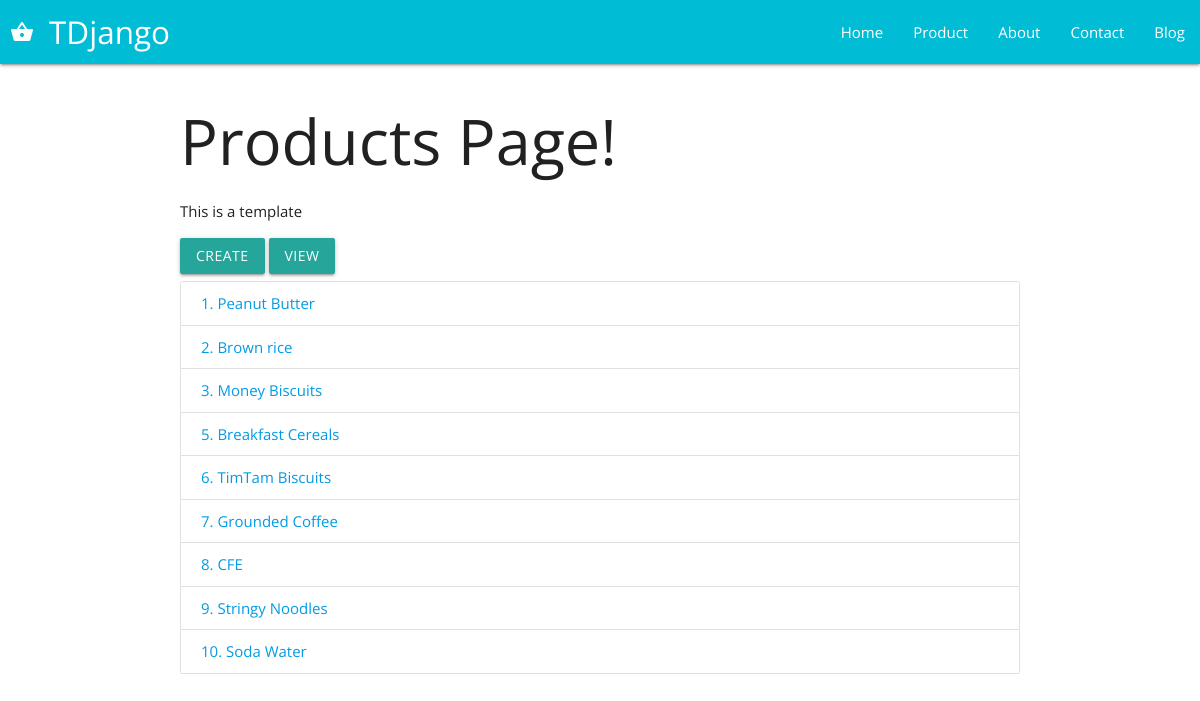
Before: /products/ with the older database file.
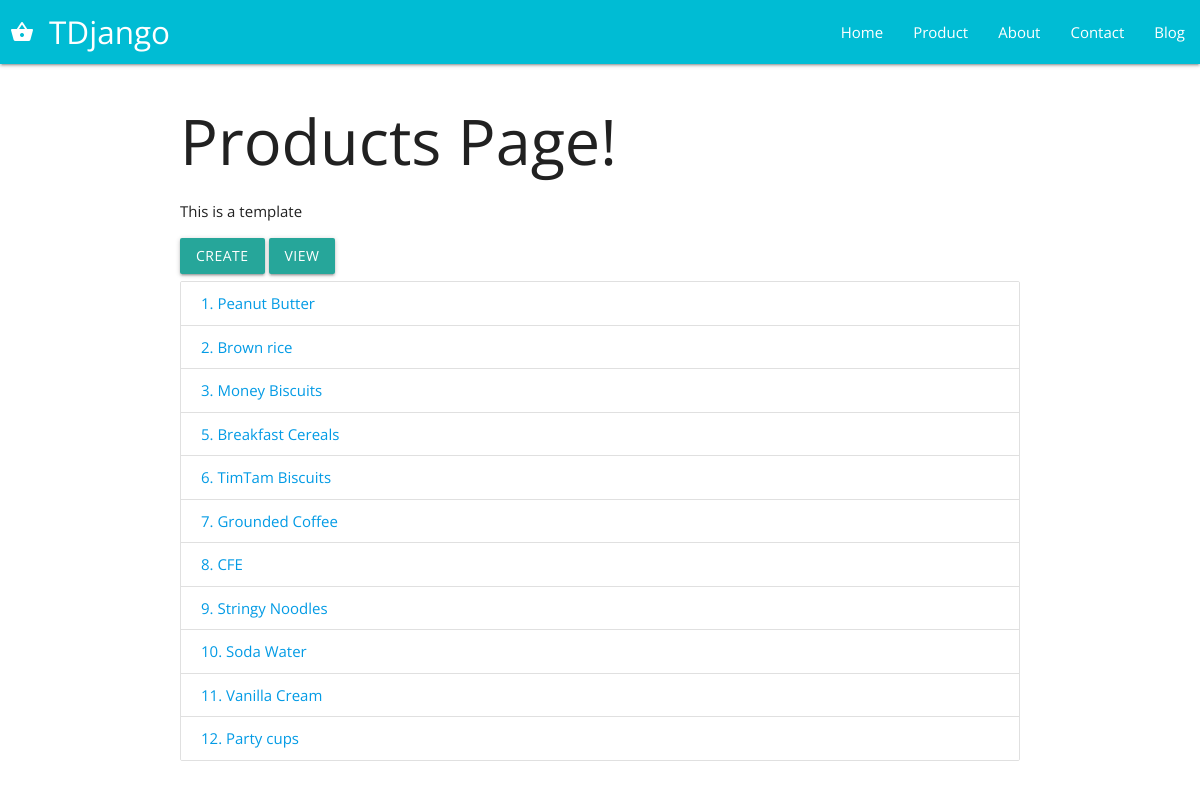
After: the same page with the newer database file.
### products/models.py (models this page shows)
class Product(models.Model):
    title           = models.CharField(max_length=120)
    description     = models.TextField(blank=True, null=False)
    price           = models.DecimalField(decimal_places=2, max_digits=100)
    summary         = models.TextField(blank=True)
    featured        = models.BooleanField(null=True)
    def get_absolute_url(self):
        return reverse("products:product_details", kwargs={'id': self.id})

### products/views.py (the view)
# urls.py: path('', products_view, name='products'),
def products_view(request, *args, **kwargs):
    obj = Product.objects.all().order_by('id').first()
    form = ValidatedProductForm(request.POST or None)
    if form.is_valid():
        form.save()
        form = ValidatedProductForm()
    queryset = Product.objects.all()
    context = {
        'form': form,
        "object_list": queryset,
        'id': obj.id
    }
    return render(request, "products.html", context)

### templates/products.html (shortened to what this page needs)
{% extends 'base.html' %}
{% block content %}
<h1>Products Page!</h1>
<p>This is a template</p>
<a class="waves-effect waves-light btn modal-trigger" href="#add-modal">Create</a>
<a class="waves-effect waves-light btn" href="{% url 'products:product_lookup' id %}">View</a>
<ul class="collection">
{% for obj in object_list %}
    <li class="collection-item"><a href="{{ obj.get_absolute_url }}">{{ obj.id }}. {{ obj.title}}</a></li>
{% endfor %}
</ul>
{% endblock %}

### templates/base.html (shortened to what this page needs)
<!DOCTYPE html>
<html>
<head>
    {% include 'header.html' %}
</head>
<body>
    {% include 'navbar.html' %}
    <div class="container">
        {% block content %}
        {% endblock %}
    </div>
</body>
</html>

### templates/header.html (shortened to what this page needs)
{% load static %}
<link rel="stylesheet" href="https://cdnjs.cloudflare.com/ajax/libs/materialize/1.0.0/css/materialize.min.css">
<link rel="stylesheet" href="{% static 'css/custom.css' %}">

### templates/navbar.html (shortened to what this page needs)
<nav class="cyan">
    <div class="nav-wrapper">
        <a href="/" class="left brand-logo" style="padding-left:10px"><i class="material-icons">shopping_basket</i>TDjango</a>
        <ul id="nav-mobile" class="right">
            <li><a href="/">Home</a></li>
            <li><a href="/products">Product</a></li>
            <li><a href="/about">About</a></li>
            <li><a href="/contact">Contact</a></li>
            <li><a href="/blog">Blog</a></li>
        </ul>
    </div>
</nav>

### assets/css/custom.css (style rules this page uses)
* { font-family: 'Open Sans', sans-serif; }

Changed rows visible on the page:
added Product: id "11", title "Vanilla Cream"
added Product: id "12", title "Party cups"
